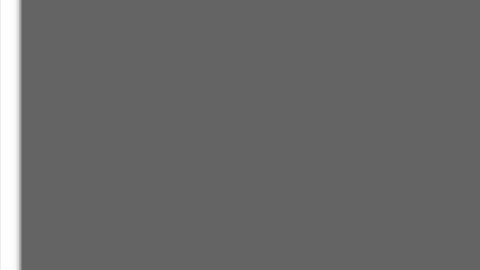
Frame 1 (no input)
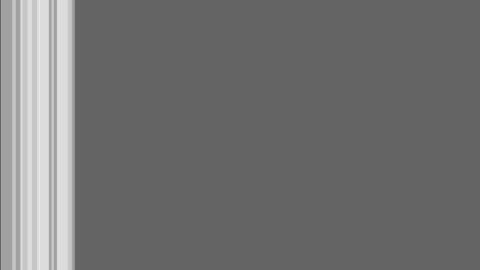
Frame 60 (the mouse pressed at the canvas centre just before this capture)
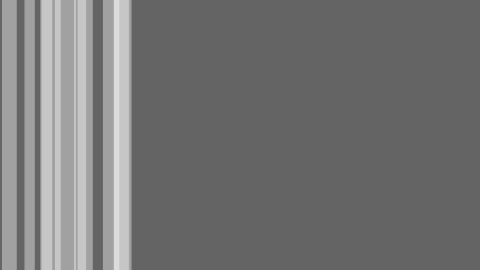
Frame 120 (the mouse held since frame 60 and released just before this capture)

The Processing sketch that drew these frames (run headless with seeded random() and noise(); from frame 60 on, the mouse is pressed at the canvas centre):

// Processing sketch: InteractiveStripes
// ── InteractiveStripes.pde
// An array of stripes
Stripe[] stripes;

void setup() {
  size(480, 270);
  stripes = new Stripe[10];

  // Initialize all stripe objects
  for (int i = 0; i < stripes.length; i++) {
    stripes[i] = new Stripe();
  }
}

void draw() {
  background(100);

  // Move and display all stripes objects
  for (int i = 0; i < stripes.length; i++) {
    stripes[i].checkForMouseOver(mouseX);
    stripes[i].move();
    if (stripes[i].x > width + stripes[i].w) {
      stripes[i].x = -1 * stripes[i].w;
    }
    stripes[i].display();
  }
}

// ── Stripe.pde
class Stripe {
  float x;
  float speed;
  float w;

  // A boolean variable keeps track of the object's state
  boolean mouseOver; // state of stripe (mouse is over or not)

  Stripe() {
    // All stripes start on the left
    x = 0;
    // All stripes have a random
    speed = random(1);
    // All stripes have a ranom width
    w = random(10, 30);
    mouseOver = false;
  }

  void checkForMouseOver(float mx) {
    if (mx > x && mx < x + w) {
      mouseOver = true;
    } else {
      mouseOver = false;
    }
  }

  void move() {
    x += speed;
  }

  void display() {
    // Boolean variable determines Stripe color
    if (mouseOver) {
      fill(255);
    } else {
      fill(255, 100);
    }

    noStroke();
    rect(x, 0, w, height);
  }
}
